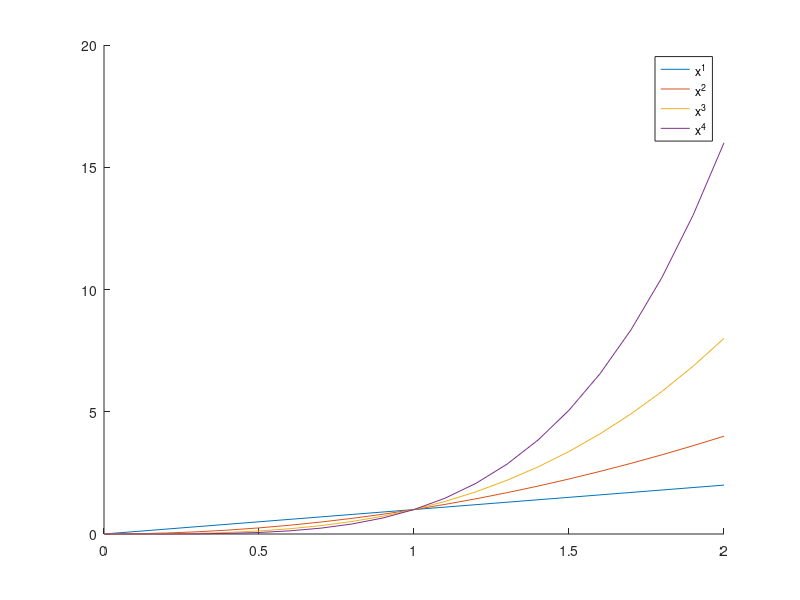
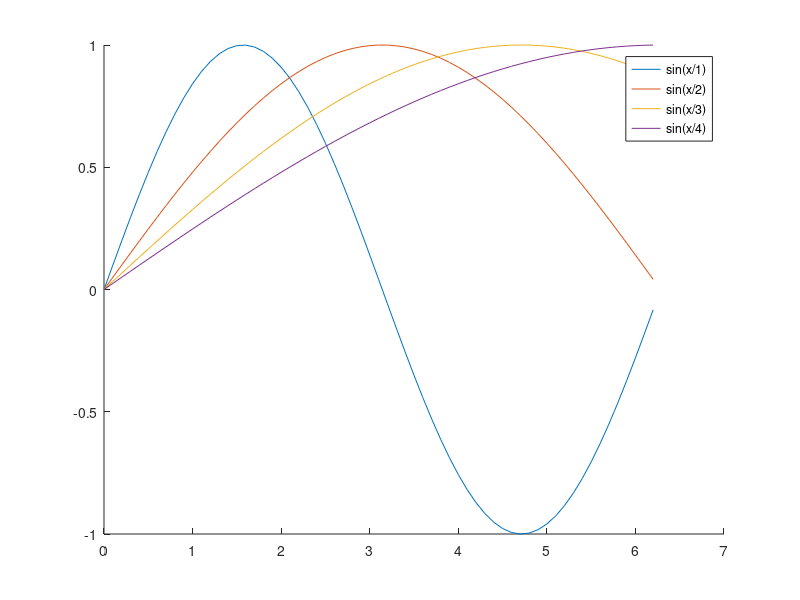
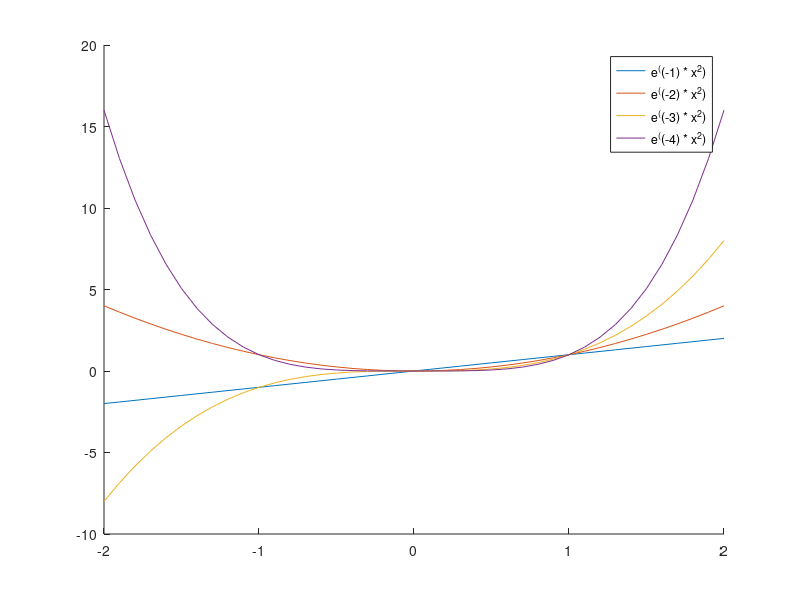

The MATLAB script that drew these images, in order:
%x^j

close all
e = exp(1);
for c = 1:3
    if c == 1
        x = 0:0.1:2;
        F = zeros(length(x),4);
    elseif c == 2
        x = 0:0.1:2 * pi;
        F = zeros(length(x),4);
    elseif c == 3
         x = -2:0.1:2;
         F = zeros(length(x),4);
    end
       
figure(c);
    for j = 1:4
        if c == 1
            y = x.^j;   
            F(:,j) = y;
        elseif c == 2
            y = sin(x./j);   
            F(:,j) = y;
        elseif c == 3
            y = x.^j;
            F(:,j) = y;
        end

        
        %%plot(x,y, 'LineWidth', j + 1, 'LineStyle', ':')    
    end
    hold on
    plot(x, F)
    
    if c == 1
        legend('x^1', 'x^2', 'x^3', 'x^4');
    elseif c == 2
        legend('sin(x/1)', 'sin(x/2)', 'sin(x/3)', 'sin(x/4)');
    elseif c == 3
        legend('e^((-1) * x^2)', 'e^((-2) * x^2)', 'e^((-3) * x^2)', 'e^((-4) * x^2)')
    end
end



